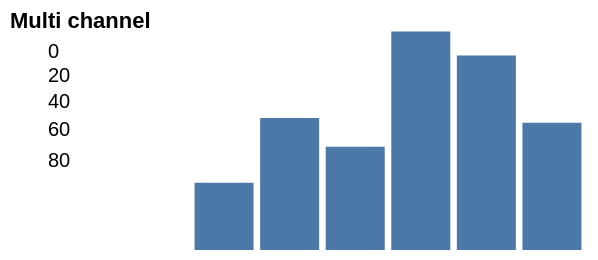

Specify this chart in Vega-Lite:
### Vega specification from a JSON file in a GitHub repository (floating-point values rounded to 4 significant figures)
{"width": 200, "height": 120, "padding": 5, "data": [{"name": "t", "values": [{"a": "Alpha", "b": 28, "c": "x", "d": 1}, {"a": "Bravo", "b": 55, "c": "y", "d": 2}, {"a": "Charlie", "b": 43, "c": "x", "d": 3}, {"a": "Delta", "b": 91, "c": "z", "d": 4}, {"a": "Echo", "b": 81, "c": "y", "d": 5}, {"a": "Foxtrot", "b": 53, "c": "z", "d": 6}]}], "scales": [{"name": "x", "type": "band", "domain": {"data": "t", "field": "a"}, "range": "width", "padding": 0.1}, {"name": "y", "type": "linear", "domain": {"data": "t", "field": "b"}, "range": "height", "nice": true}, {"name": "color", "type": "ordinal", "domain": {"data": "t", "field": "c"}, "range": {"scheme": "category10"}}, {"name": "ramp", "type": "linear", "domain": {"data": "t", "field": "d"}, "range": {"scheme": "blues"}}, {"name": "size", "type": "linear", "domain": {"data": "t", "field": "b"}, "range": [10, 200]}, {"name": "shape", "type": "ordinal", "domain": {"data": "t", "field": "c"}, "range": "symbol"}, {"name": "quant", "type": "quantize", "domain": [0, 100], "range": {"scheme": "greens", "count": 4}}], "marks": [{"type": "rect", "from": {"data": "t"}, "encode": {"enter": {"x": {"scale": "x", "field": "a"}, "width": {"scale": "x", "band": 1}, "y": {"scale": "y", "field": "b"}, "y2": {"scale": "y", "value": 0}}}}], "legends": [{"fill": "color", "size": "size", "shape": "shape", "title": "Multi channel", "orient": "left"}]}
